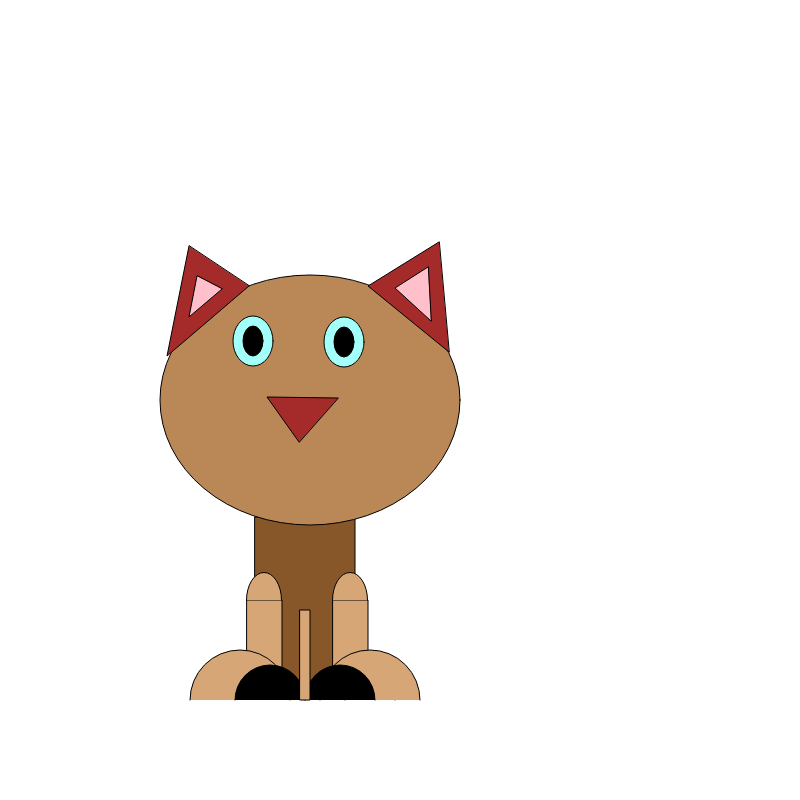
Frame 1 (no input)
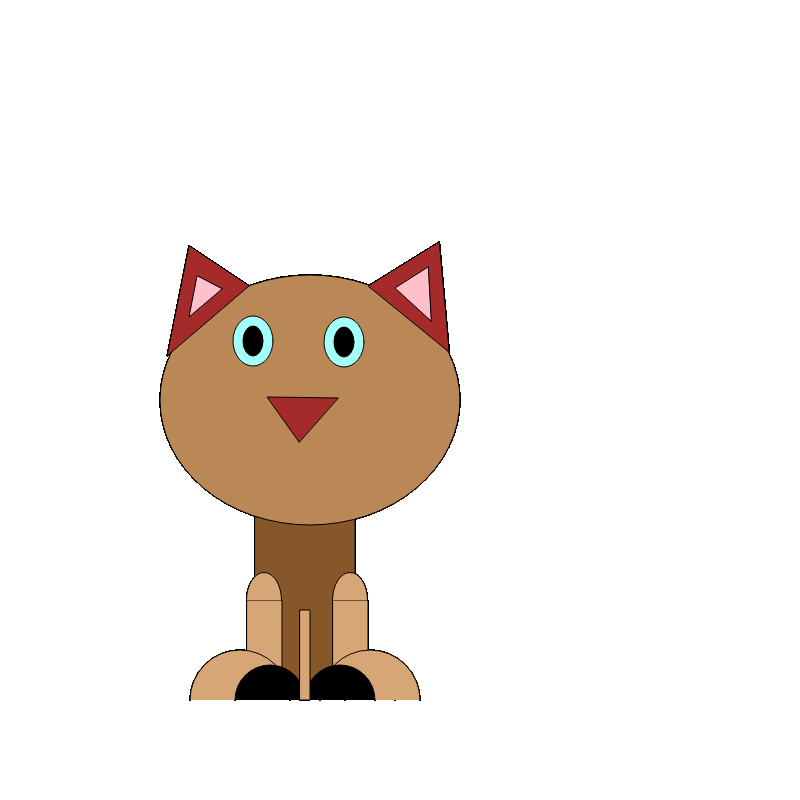
Frame 60 (no input)
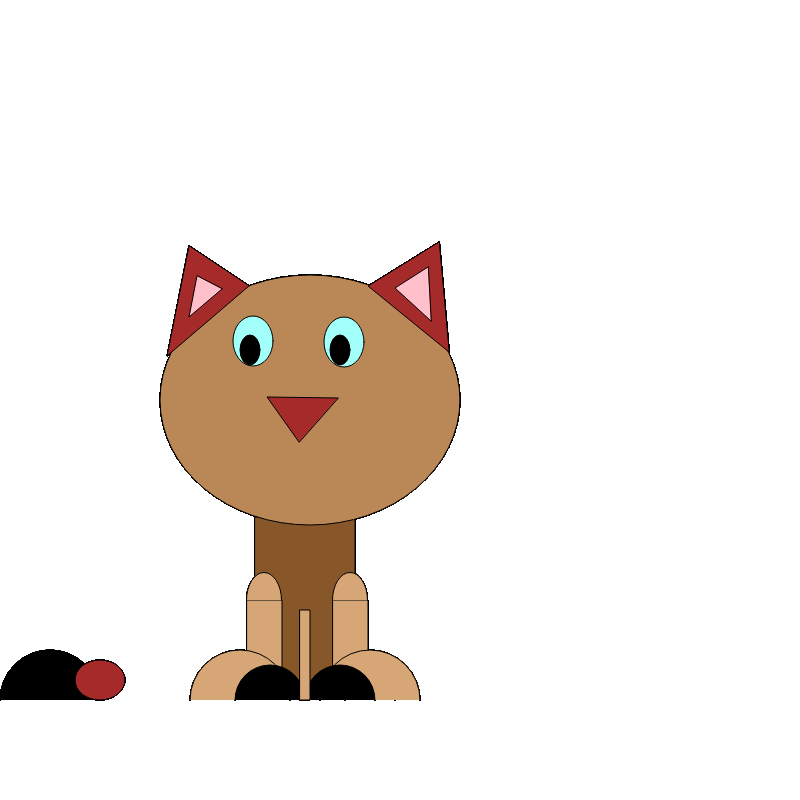
Frame 120 (the mouse pressed at the canvas centre since frame 60)

The p5.js sketch that drew these frames (run headless with seeded random() and noise() and a simulated clock; from frame 60 on, the mouse is pressed at the canvas centre):

// p5.js sketch
// ── sketch.js
var myState = 0;
var myTimer = 0;

function setup() {
  createCanvas(800, 800);

}


function draw() {
  // put drawing code here

  switch(myState){

    case 0:
    fill('#875729');
    rect(255,517, 100, 175);

    fill('#d6a676');
    rect(247,600, 35, 70);

    fill('#d6a676');
    rect(333,600, 35, 70);

    fill('black');
    arc(370, 700, 50, 50, PI, TWO_PI);

    fill('#ba8857');
    ellipse(310,400, 300, 250);

    fill('brown');
    triangle(189,246, 167,356, 249,286);

    fill('brown');
    triangle(439,242, 368,286, 449,352);

    fill('brown');
    triangle(299,442, 267,397, 338,398);

    fill('#a3fffa');
    ellipse(253,341, 40, 50);

    fill('#a3fffa');
    ellipse(344,342, 40, 50);

    fill('black');
    ellipse(253,341, 20, 30);

    fill('black');
    ellipse(344,342, 20, 30);

    fill('pink');
    triangle(197,276, 189,317, 222,289);

    fill('pink');
    triangle(428,267, 395,288, 431,321);

    fill('#d6a676');
    arc(370, 700, 100, 100, PI, TWO_PI);

    fill('#d6a676');
    arc(240, 700, 100, 100, PI, TWO_PI);

    fill('black');
    arc(270, 700, 70, 70, PI, TWO_PI);

    fill('black');
    arc(340, 700, 70, 70, PI, TWO_PI);

    fill('#d6a676');
    arc(264, 600, 35, 55, PI, TWO_PI);

    fill('#d6a676');
    arc(350, 600, 35, 55, PI, TWO_PI);

    fill('#d6a676');
    rect(300,610, 10, 90);

    myTimer++;
    if (myTimer >= 100) {
      myState = 1;
      myTimer = 0;
    }


    break;

    case 1:
    fill('#875729');
    rect(255,517, 100, 175);

    fill('#d6a676');
    rect(247,600, 35, 70);

    fill('#d6a676');
    rect(333,600, 35, 70);

    fill('black');
    arc(370, 700, 50, 50, PI, TWO_PI);

    fill('#ba8857');
    ellipse(310,400, 300, 250);

    fill('brown');
    triangle(189,246, 167,356, 249,286);

    fill('brown');
    triangle(439,242, 368,286, 449,352);

    fill('brown');
    triangle(299,442, 267,397, 338,398);

    fill('#a3fffa');
    ellipse(253,341, 40, 50);

    fill('#a3fffa');
    ellipse(344,342, 40, 50);

    fill('black');
    ellipse(250,350, 20, 30);

    fill('black');
    ellipse(340,350, 20, 30);

    fill('pink');
    triangle(197,276, 189,317, 222,289);

    fill('pink');
    triangle(428,267, 395,288, 431,321);

    fill('#d6a676');
    arc(370, 700, 100, 100, PI, TWO_PI);

    fill('#d6a676');
    arc(240, 700, 100, 100, PI, TWO_PI);

    fill('black');
    arc(270, 700, 70, 70, PI, TWO_PI);

    fill('black');
    arc(340, 700, 70, 70, PI, TWO_PI);

    fill('#d6a676');
    arc(264, 600, 35, 55, PI, TWO_PI);

    fill('#d6a676');
    arc(350, 600, 35, 55, PI, TWO_PI);

    fill('#d6a676');
    rect(300,610, 10, 90);

    fill('black');
    arc(50, 700, 100, 100, PI, TWO_PI);

    fill('brown');
    ellipse(100,680, 50, 40);

    myTimer++;
    if (myTimer >= 100) {
      myState = 2;
      myTimer = 0;
    }

    break;

    case 2:
    fill('#875729');
    rect(255,517, 100, 175);

    fill('#d6a676');
    rect(247,600, 35, 70);

    fill('#d6a676');
    rect(333,600, 35, 70);

    fill('black');
    arc(370, 700, 50, 50, PI, TWO_PI);

    fill('#ba8857');
    ellipse(310,400, 300, 250);

    fill('brown');
    triangle(189,246, 167,356, 249,286);

    fill('brown');
    triangle(439,242, 368,286, 449,352);

    fill('brown');
    triangle(299,442, 267,397, 338,398);

    fill('#a3fffa');
    ellipse(253,341, 40, 50);

    fill('#a3fffa');
    ellipse(344,342, 40, 50);

    fill('black');
    ellipse(250,350, 20, 30);

    fill('black');
    ellipse(340,350, 20, 30);

    fill('black');
    triangle(280,280, 250,300, 290,370);

    fill('black');
    triangle(320,280, 350,300, 300,370);


    fill('pink');
    triangle(197,276, 189,317, 222,289);

    fill('pink');
    triangle(428,267, 395,288, 431,321);

    fill('#d6a676');
    arc(370, 700, 100, 100, PI, TWO_PI);

    fill('#d6a676');
    arc(240, 700, 100, 100, PI, TWO_PI);

    fill('black');
    arc(270, 700, 70, 70, PI, TWO_PI);

    fill('black');
    arc(340, 700, 70, 70, PI, TWO_PI);

    fill('#d6a676');
    arc(264, 600, 35, 55, PI, TWO_PI);

    fill('#d6a676');
    arc(350, 600, 35, 55, PI, TWO_PI);

    fill('#d6a676');
    rect(300,610, 10, 90);

    fill('black');
    arc(50, 700, 100, 100, PI, TWO_PI);

    fill('brown');
    ellipse(100,680, 50, 40);

    myTimer++;
    if (myTimer >= 100) {
      myState = 3;
      myTimer = 0;
    }

    break ;

    case 3:
    break;

    case 4:
    break;



}
}





// you need to click the screen b
